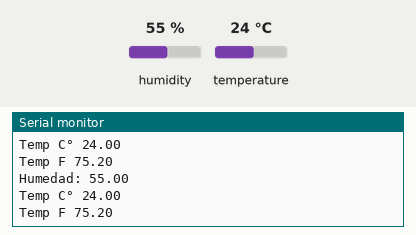
Simulated run of this sketch. Board: Arduino Uno, built with avr-gcc and run on an emulated ATmega328P. Shown: the last lines printed to the serial monitor. Inputs (shaded band) come from the test bench; at power-on: humidity 55 %, temperature 24 °C.

Above: at 5.8 s.
5.9 s: humidity set to 22 %
At 11.3 s:
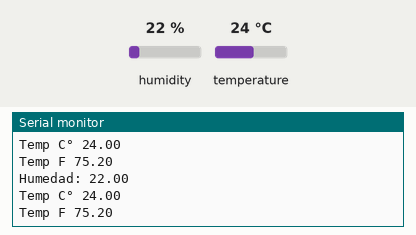
11.9 s: temperature set to 12 °C
At 16.0 s:
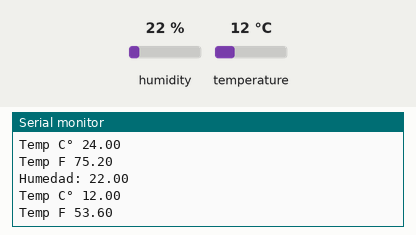
17.9 s: humidity set to 40 %
At 20.7 s:
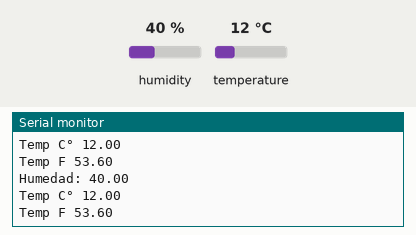
Timing chart, 0 to 22.2 s (numbered marks = the images above; inputs shaded):
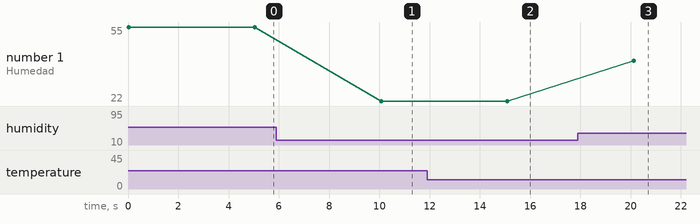

Measured:
- after the input at 5.9 s, the serial monitor: prints a new line after 4.2 s (image 1)
- after the input at 11.9 s, the serial monitor: prints a new line after 3.2 s (image 2)
- after the input at 17.9 s, the serial monitor: prints a new line after 2.2 s (image 3)
- plotted number 1: 55 → 22 after the input at 5.9 s, 22 → 40 after the input at 17.9 s

The sketch:

temp.ino
```cpp
#include <DHT.h>
#include <DHT_U.h>

// Definimos el pin digital donde se conecta el sensor
#define DHTPIN 2
// Dependiendo del tipo de sensor
#define DHTTYPE DHT11

// Inicializamos el sensor DHT11
DHT dht(DHTPIN, DHTTYPE);

void setup() {
  // Inicializamos comunicación serie
  Serial.begin(9600);

  // Comenzamos el sensor DHT
  dht.begin();

}

void loop() {
  // Leemos la humedad relativa
  float h = dht.readHumidity();
  // Leemos la temperatura en grados centígrados (por defecto)
  float t = dht.readTemperature();
  // Leemos la temperatura en grados Fahreheit
  float f = dht.readTemperature(true);

  Serial.print("Humedad: ");
  Serial.println(h);
  Serial.print("Temp C° ");
  Serial.println(t);
  Serial.print("Temp F ");
  Serial.println(f);

  // Esperamos 5 segundos entre medidas
  delay(5000);
}
```
